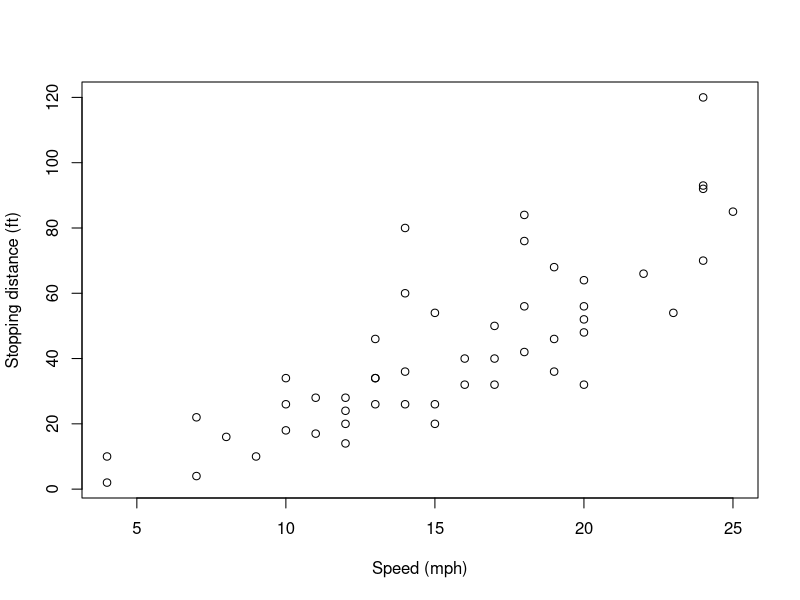
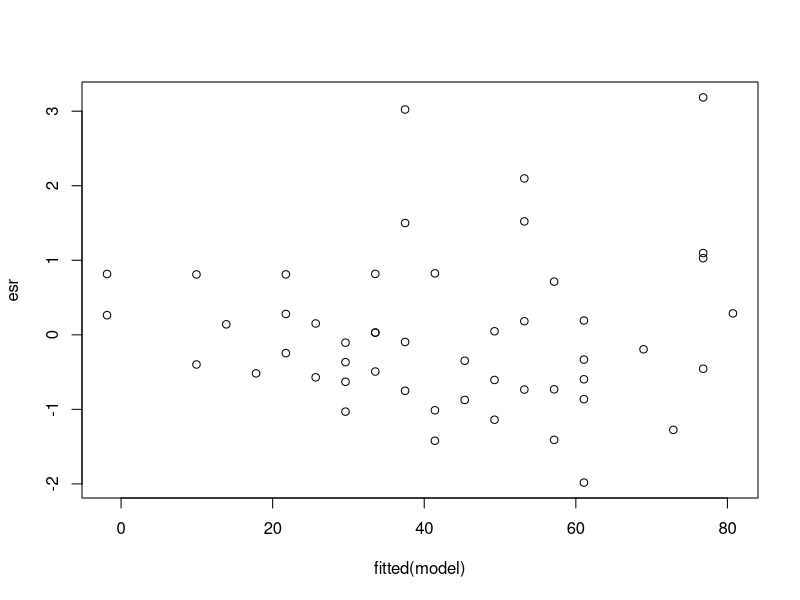
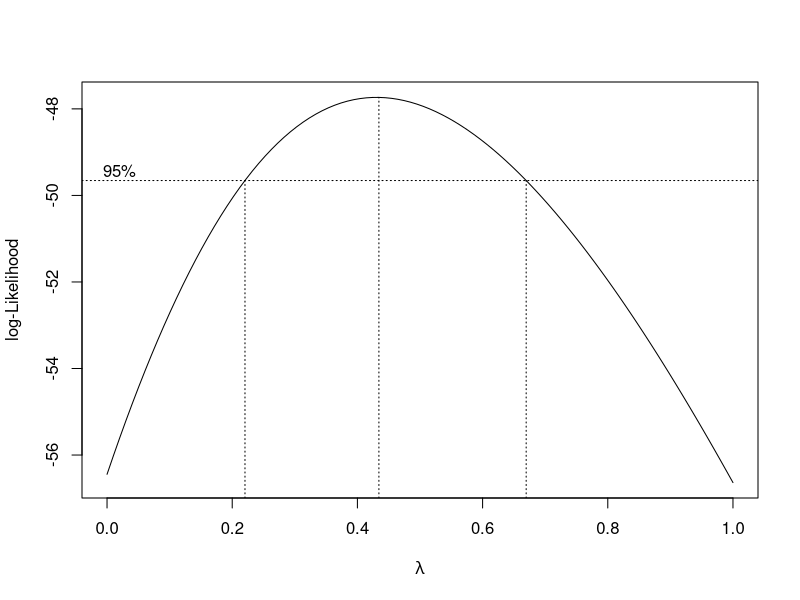
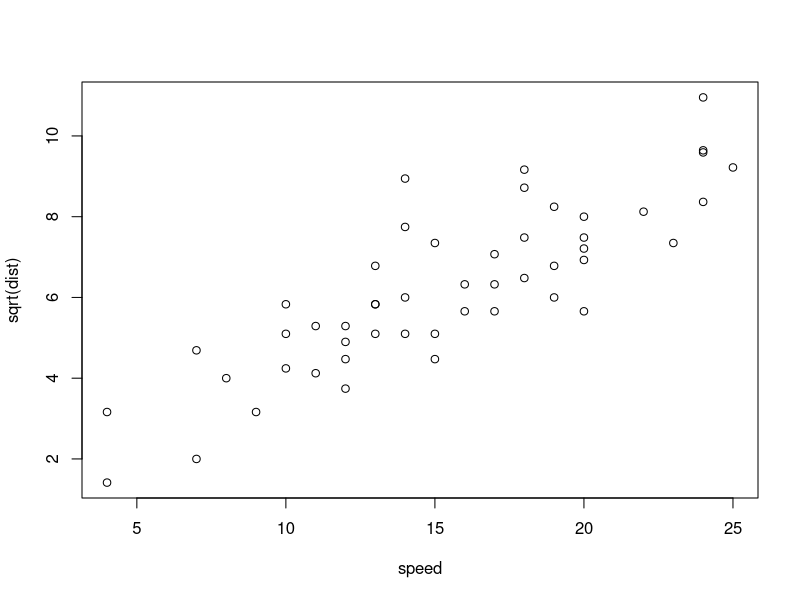
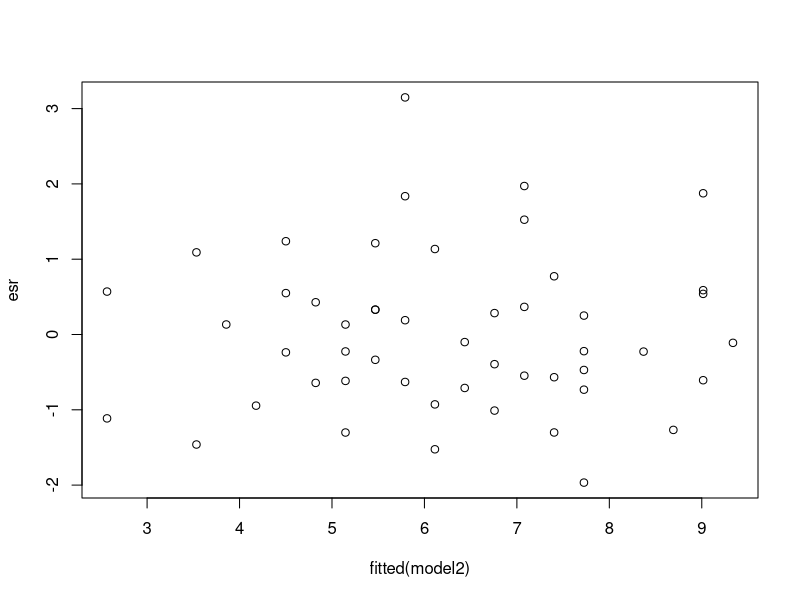
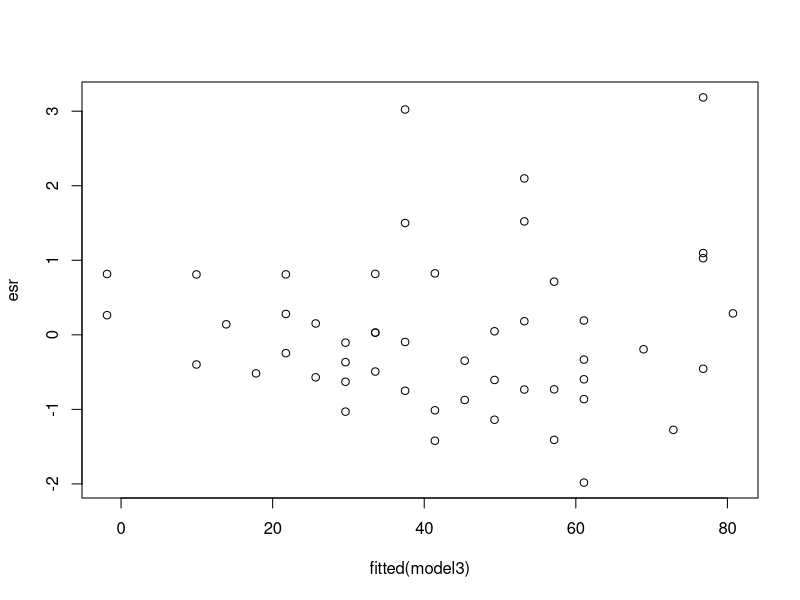
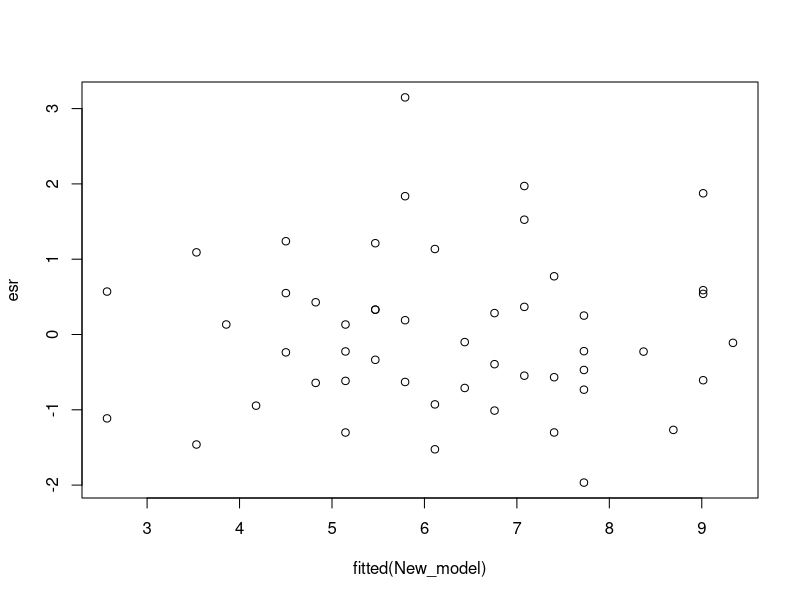
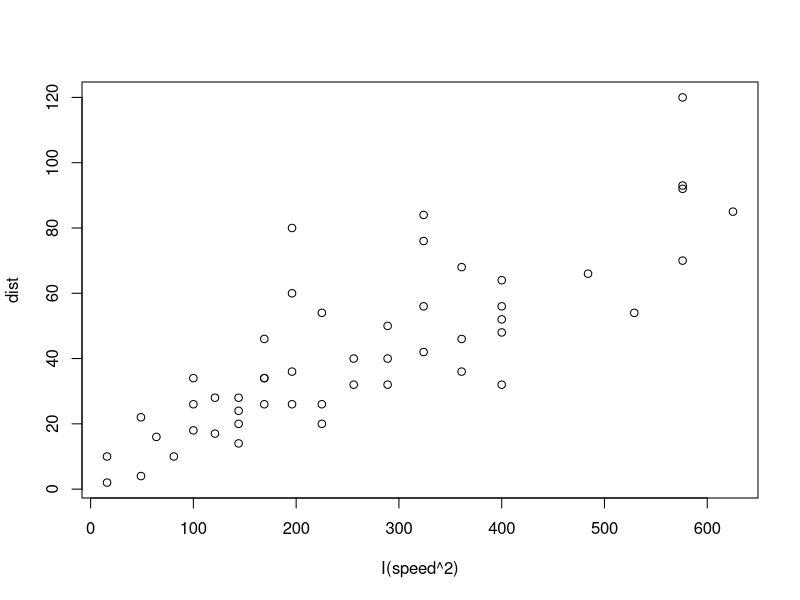

R code for these plots, in order:
#-----------------------------------#
#--- Box-Cox Transformation in R ---#
#-----------------------------------#


# We'll use a data set built into R called "cars"
# Speed and Stopping Distances of Cars from the 1920s.
#Step 1:  plot the data
plot(dist ~ speed, data = cars, xlab = "Speed (mph)", ylab = "Stopping distance (ft)")

#Step 2:  OLS using the lm function
model = lm(dist~speed,data=cars)
summary(model)

library(MASS)
esr <- studres(model)  #extract the externally studentized residuals
plot(esr ~ fitted(model))


library(MASS)
bc = boxcox(lm(dist~speed,data=cars),lambda=seq(0,1,by=.1))
lambda<-bc$x[which.max(bc$y)]

# based on the box-cox transform results, let's try taking the square root of the distnace as our response vaiable
plot(sqrt(dist) ~ speed, data = cars)

model2 = lm(sqrt(dist)~speed,data=cars)
summary(model2)
esr <- studres(model2)  #extract the externally studentized residuals
plot(esr ~ fitted(model2))

model3 = lm(dist~speed^2,data=cars)
summary(model3)
esr <- studres(model3)  #extract the externally studentized residuals
plot(esr ~ fitted(model3))




# Alternate approach: add new columns to the data set
New_cars <- cbind(cars, sqrt(cars$dist)) #add a third column to the data set
names(New_cars)[3] <- "Yprime" # Name the third column
New_model = lm(Yprime~speed,data=New_cars)
summary(New_model)

esr <- studres(New_model)  #extract the externally studentized residuals
plot(esr ~ fitted(New_model))

plot(dist ~ I(speed^2), data=cars)

